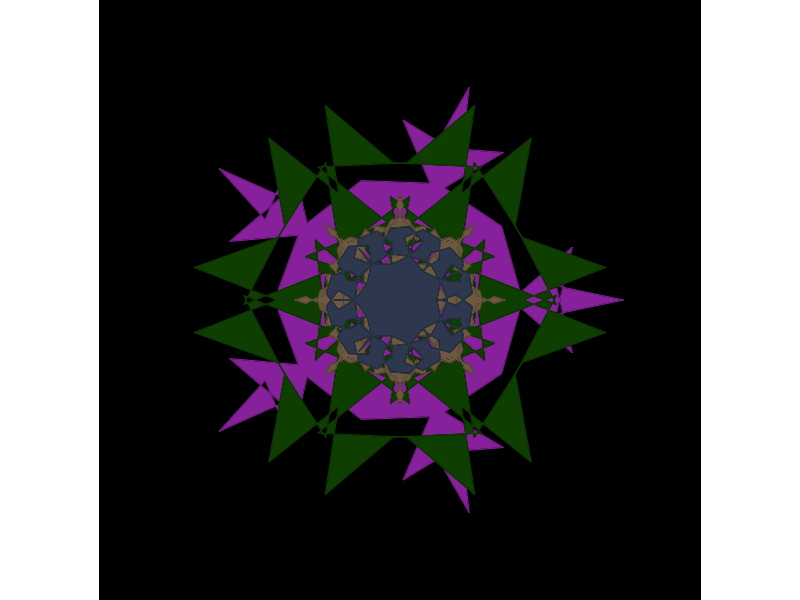

Recreate this plot in MATLAB. (Note: this script raises an error after producing the figure.)
% ------------------------------------------
%    fractalmaker.m
%      by Shinya Yamamoto
%      last modified on 08/30/11 at AIST
%      Modified by HFK in SKKU, 2017/7/14 for gif and transparent bg
% ------------------------------------------
clc; clear all; close all;

fractaldirectory='/Users/prof.f/Documents/Fractal';

disp('=======================================================')
disp('                 Fractal Maker                         ')
disp('=======================================================')
disp(' ')
cd('/Users/prof.f/Documents/Fractal')
[s, mess, messid] = mkdir('fractals');
cd('rev_fractals');
%rand('twister',sum(100*clock))
rng(sum(100*clock),'twister') %seeding


for series=[1:10] % make 10 series
    cd(fractaldirectory);
    dirname=['series' num2str(series)];
    [s, mess, messid] = mkdir(dirname);
    cd(dirname);

    for stno=[0:999]
   
        kuikomisize=2;
        dekoboko=0.8;
        for typenum=[1:12] % 12 objects in one set
            ok='n';
            while ok=='n'
                numofsuperimp=4;
                fill([15,-15,-15,15],[15,15,-15,-15],[0,0,0]) %black background
                hold on
                datamat=[];
                for sup=[1:numofsuperimp]
                    numofedge= 4+round(rand*6);
                    edgesize=numofsuperimp-sup+rand;
                    numofrecursion= 2+round(rand*3);
                    fracx=edgesize*cos(2*pi*[1:numofedge]/numofedge);
                    fracy=edgesize*sin(2*pi*[1:numofedge]/numofedge);
                    GAmat=[];
                    for k=[1:1:numofrecursion]
                        mx=(fracx([2:end 1])+fracx)/2;
                        my=(fracy([2:end 1])+fracy)/2;
                        dx= fracx([2:end 1])-fracx;
                        dy= fracy([2:end 1])-fracy;
                        theta=atan(dy./dx);
                        theta(find(dx<0))=theta(find(dx<0))+pi;
                        GA=kuikomisize*(rand-dekoboko);
                        fracx2=mx+GA*sin(theta);
                        fracy2=my-GA*cos(theta);
                        fracx=[fracx;fracx2];
                        fracx=fracx(:);
                        fracx=fracx';
                        fracy=[fracy;fracy2];
                        fracy=fracy(:);
                        fracy=fracy';
                        GAmat=[GAmat;GA];
                    end
                    col=rand(1,3);
                    fill(fracx([1:end 1]),fracy([1:end 1]),col)
                    hold on
                    plot(fracx([1:end 1]),fracy([1:end 1]),'Color',col)
                    axis square
                    axis([-numofsuperimp-1 numofsuperimp+1 -numofsuperimp-1 numofsuperimp+1])
                    datamat(sup).numofedge=numofedge;
                    datamat(sup).edgesize=edgesize;
                    datamat(sup).numofrecursion=numofrecursion;
                    datamat(sup).col=col;
                    datamat(sup).GA=GAmat;
                end
                axis([-5,5 -5,5])
                %T = get(gca,'tightinset');
                %set(gca,'position',[T(1) T(2) 1-T(1)-T(3) 1-T(2)-T(4)]);
                axis off
                set(gca,'position',[0 0 1 1],'units','normalized')
                %f = gcf;
                %f.Position = [100 100 500 500]
                %ok=input('ok? (y or n)','s');
                ok='y';
            end
            %filename=['i' num2str(typenum) stimnum '.tif'];
           
            % filenames
            if stno<10
                if typenum > 9
                    stimnum=['0' num2str(stno)];
                else
                    stimnum=['00' num2str(stno)];
                end
            elseif stno<100
                stimnum=['' num2str(stno)];
            else
                stimnum=num2str(stno);
            end     
            filename=['i' num2str(typenum) stimnum '.gif'];
            filename
            
            cd(fractaldirectory)
            cd(dirname);
            [s2, mess2, messid2] = mkdir('image');
            cd('image')
            %print('-dtiffn','-r15',filename)
            printgif(filename)
            filename2=['i' num2str(typenum) stimnum];
            
            cd(fractaldirectory)
            cd(dirname);
            [s3, mess3, messid3] = mkdir('data');
            cd('data')
            eval(['save ' filename2 ' datamat stimnum typenum numofsuperimp']);
            close all
            disp(['series' num2str(series) ', set:' stimnum ', obj:' num2str(typenum)])
        end
        disp('-------------------------')
    end
end


